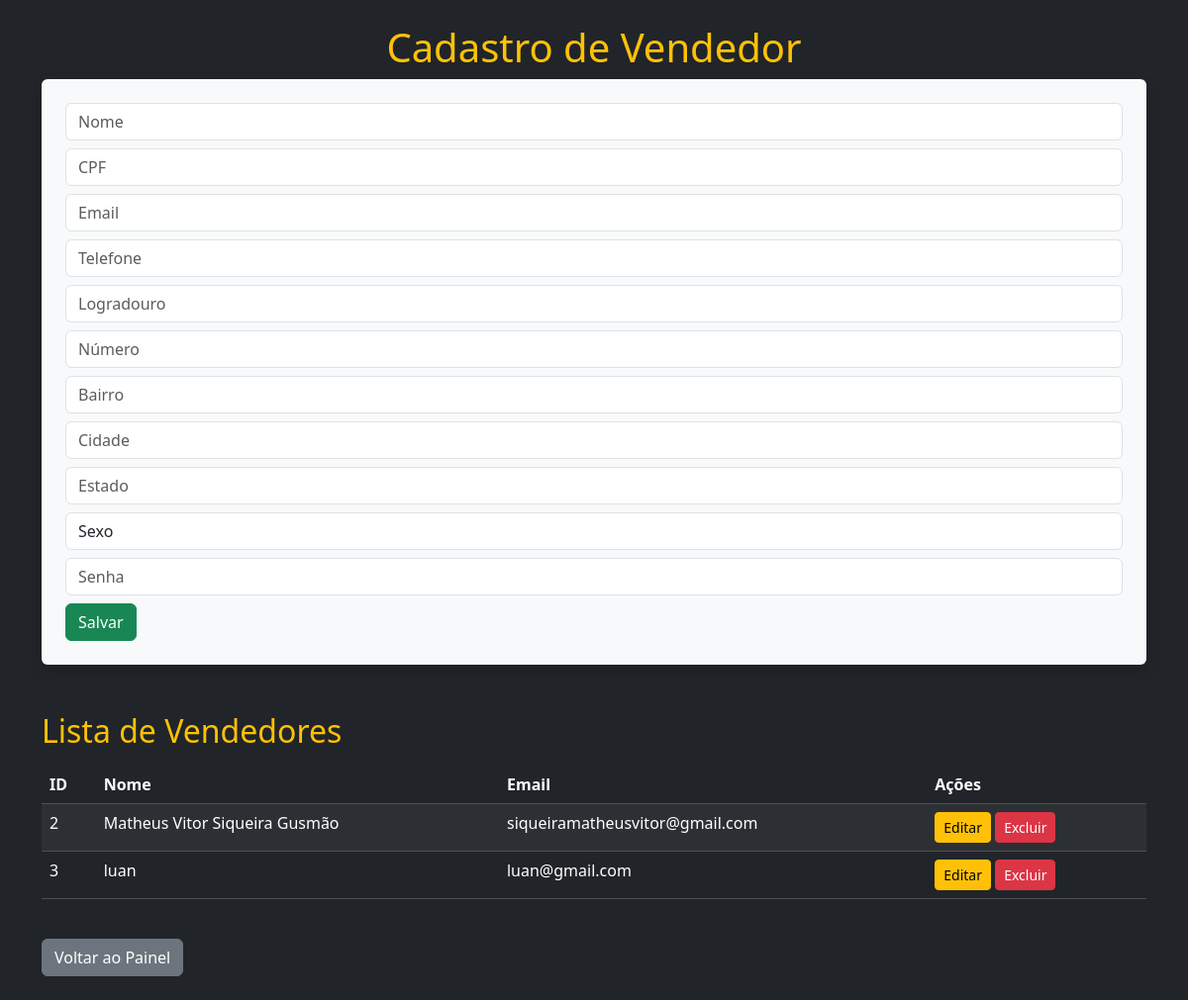
/view/vendedor/cadastro_vendedor.php (signed in), run on the app's committed database.
### tables this page shows
CREATE TABLE `vendedores` (
  `id` int(11) NOT NULL,
  `nome` varchar(200) NOT NULL,
  `cpf` char(11) NOT NULL,
  `email` varchar(200) NOT NULL,
  `telefone` varchar(15) DEFAULT NULL,
  `logradouro` varchar(255) DEFAULT NULL,
  `numero` varchar(10) DEFAULT NULL,
  `bairro` varchar(100) DEFAULT NULL,
  `cidade` varchar(100) DEFAULT NULL,
  `estado` varchar(2) DEFAULT NULL,
  `sexo` char(1) DEFAULT NULL,
  `data_criacao` timestamp NOT NULL DEFAULT current_timestamp(),
  `data_atualizacao` timestamp NOT NULL DEFAULT current_timestamp() ON UPDATE current_timestamp(),
  `modificado_por` int(11) DEFAULT NULL,
  `senha` varchar(200) DEFAULT NULL,
  `tipo` enum('admin','vendedor') NOT NULL DEFAULT 'vendedor'
);

### view/vendedor/cadastro_vendedor.php (the view, shortened to what this page needs)
<?php
include '../../connection.php';
include '../../head.php';
?>
<!DOCTYPE html>
<html lang="pt-BR">
<head>
</head>
<body class="bg-dark text-light">
    <div class="container py-4">
        <h1 class="text-center text-warning">Cadastro de Vendedor</h1>
        <form action="../../controller/vendedor/salvar_vendedor.php" method="post" class="bg-light text-dark p-4 rounded shadow">
            <input type="text" name="nome" class="form-control mb-2" placeholder="Nome" required>
            <input type="text" name="cpf" class="form-control mb-2" placeholder="CPF" required class="form-control form-control-sm" required class="form-control form-control-sm" pattern="\d{11}" maxlength="11" oninput="this.value = this.value.replace(/\D/g, '')" title="Digite exatamente 11 números, somente dígitos.">
            <input type="text" name="email" class="form-control mb-2" placeholder="Email" required>
            <input type="text" name="telefone" class="form-control mb-2" placeholder="Telefone">
            <input type="text" name="logradouro" class="form-control mb-2" placeholder="Logradouro">
            <input type="text" name="numero" class="form-control mb-2" placeholder="Número">
            <input type="text" name="bairro" class="form-control mb-2" placeholder="Bairro">
            <input type="text" name="cidade" class="form-control mb-2" placeholder="Cidade">
            <input type="text" name="estado" class="form-control mb-2" placeholder="Estado">
            <select name="sexo" class="form-control mb-2">
                <option value="">Sexo</option>
            </select>
            <input type="password" name="senha" class="form-control mb-2" placeholder="Senha" required>
            <button type="submit" class="btn btn-success">Salvar</button>
        </form>
        <h2 class="text-warning mt-5">Lista de Vendedores</h2>
        <table class="table table-striped table-dark mt-3">
            <thead>
                <tr>
                    <th>ID</th>
                    <th>Nome</th>
                    <th>Email</th>
                    <th>Ações</th>
                </tr>
            </thead>
            <tbody>
                <?php
                $res = $conn->query("SELECT * FROM vendedores");
                while ($row = $res->fetch_assoc()) {
                    echo "<tr>
                        <td>{$row['id']}</td>
                        <td>{$row['nome']}</td>
                        <td>{$row['email']}</td>
                        <td>
                            <a href='editar_vendedor.php?id={$row['id']}' class='btn btn-warning btn-sm'>Editar</a>
                            <a href='../../controller/vendedor/excluir_vendedor.php?id={$row['id']}' onclick='return confirm(\"Tem certeza?\")' class='btn btn-danger btn-sm'>Excluir</a>
                        </td>
                    </tr>";
                }
                ?>
            </tbody>
        </table>
        <div>
            <a href="../administrador/home_adm.php" class="btn btn-secondary mt-4">Voltar ao Painel</a>
        </div>
    </div>
</body>
</html>

### assets/css/style.css (style rules this page uses)
* { margin: 0; padding: 0; box-sizing: border-box; }
body { font-family: sans-serif; font-size: 16px; background-color: #fff; }

### data on the page
vendedores: id "2", nome "Matheus Vitor Siqueira Gusmão", email "siqueiramatheusvitor@gmail.com"
vendedores: id "3", nome "luan", email "luan@gmail.com"
